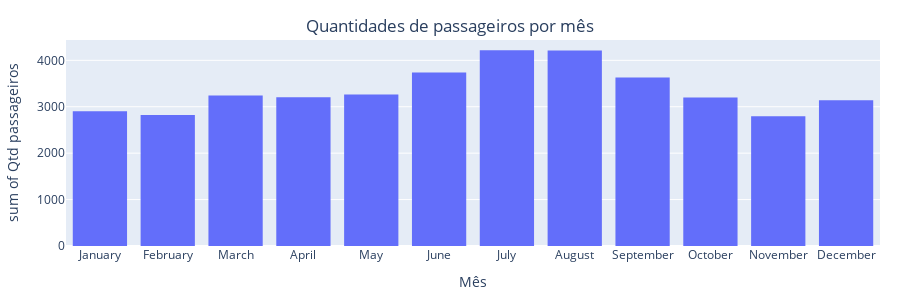

Here is the notebook cell this chart was saved with:
### Markdown cell above
### Analisando a distribuição mensal

### Code cell
fig = px.histogram(
    df_air,
    x="dt_month",
    y="Qtd passageiros",
    hover_data=["Qtd passageiros"],
    labels={
        "sum of Qtd passageiros": "Carga total de passageiros (kg)",
        "dt_month": "Mês",
    },
    barmode="group",
)
fig.update_layout(
    barmode="group",
    showlegend=True,
    title={
        "text": "Quantidades de passageiros por mês",
        "x": 0.5,
        "xanchor": "center",
        "yanchor": "top",
    },
    height=300,
    width=900,
    margin={
        'l': 20,
        'r': 20,
        't': 40,
        'b': 20
    },
)
# fig.update(layout_coloraxis_showscale=False)
#fig.update_xaxes(categoryorder="array", categoryarray=dayofweek_name)
fig.show()

### Figure 1 — Plotly figure (JSON) as saved in the notebook; plotly's stock layout.template omitted (floating-point values rounded to 4 significant figures; data arrays with more than 128 entries replaced by an {"elided": "..."} marker saying what was removed)
{"data": [{"alignmentgroup": "True", "bingroup": "x", "histfunc": "sum", "hovertemplate": "Mês=%{x}<br>sum of Qtd passageiros=%{y}<extra></extra>", "legendgroup": "", "marker": {"color": "#636efa", "pattern": {"shape": ""}}, "name": "", "offsetgroup": "", "orientation": "v", "showlegend": false, "type": "histogram", "x": {"elided": "144 str values"}, "xaxis": "x", "y": {"elided": "144 int values"}, "yaxis": "y"}], "layout": {"barmode": "group", "height": 300, "legend": {"tracegroupgap": 0}, "margin": {"b": 20, "l": 20, "r": 20, "t": 40}, "showlegend": true, "title": {"text": "Quantidades de passageiros por mês", "x": 0.5, "xanchor": "center", "yanchor": "top"}, "width": 900, "xaxis": {"anchor": "y", "domain": [0, 1], "title": {"text": "Mês"}}, "yaxis": {"anchor": "x", "domain": [0, 1], "title": {"text": "sum of Qtd passageiros"}}}}
